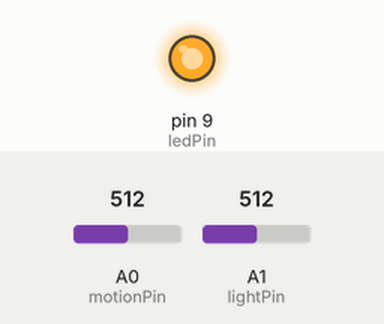
This sketch was run on a simulated Arduino Uno, built with avr-gcc and run on an emulated ATmega328P. Shown: output pins drawn as LEDs (lit = HIGH). The inputs (shaded band) are chosen by the test bench; at power-on: A0 (motionPin) = 512, A1 (lightPin) = 512.

Above: at 0.1 s.
At 1.1 s:
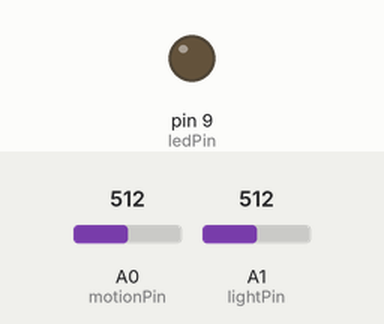
Timing chart, 0 to 2.6 s (numbered marks = the images above):
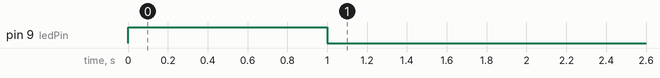

The sketch:

motion_and_light_sense.ino
```cpp
/* Tutorial 5 - motion_and_light_sense
Lab Group 7

Code From:
"motion_and_light_sense"
Program by Jeremy Blum
www.jeremyblum.com
Turn on an LED if a room is dim, and motion is detected
*/

//Define Pins
int motionPin = 0;
int lightPin = 1;
int ledPin = 9;

//Distance Variables
int lastDist = 0;
int currentDist = 0;

//Threshold for Movement
int thresh = 200;

void setup()
{
  //The LED pin needs to be set as an output
  pinMode(ledPin, OUTPUT);
}

void loop()
{
  // read the sensor
  int lightVal = analogRead(lightPin);
  currentDist = analogRead(motionPin);

  //Does the current distance deviate from the last distance by more than the threshold?
  if ((currentDist > lastDist + thresh || currentDist < lastDist - thresh) && lightVal < 800)
  {
    digitalWrite(ledPin, HIGH);
    delay(1000);
  }
  else
  {
    digitalWrite(ledPin, LOW);
  }

  lastDist = currentDist;


}
```

Measured:
- by itself, pin 9 (ledPin): LOW → HIGH at 0.00 s, → LOW 1.0 s later
